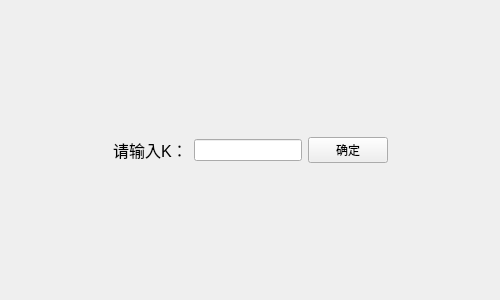
<?xml version="1.0" encoding="UTF-8"?>
<ui version="4.0">
 <class>widget</class>
 <widget class="QWidget" name="widget">
  <property name="geometry">
   <rect>
    <x>0</x>
    <y>0</y>
    <width>500</width>
    <height>300</height>
   </rect>
  </property>
  <property name="minimumSize">
   <size>
    <width>500</width>
    <height>300</height>
   </size>
  </property>
  <property name="maximumSize">
   <size>
    <width>500</width>
    <height>300</height>
   </size>
  </property>
  <property name="windowTitle">
   <string>请输入k值的大小</string>
  </property>
  <layout class="QGridLayout" name="gridLayout_2">
   <item row="0" column="2">
    <spacer name="verticalSpacer_2">
     <property name="orientation">
      <enum>Qt::Vertical</enum>
     </property>
     <property name="sizeHint" stdset="0">
      <size>
       <width>20</width>
       <height>114</height>
      </size>
     </property>
    </spacer>
   </item>
   <item row="1" column="0">
    <spacer name="horizontalSpacer">
     <property name="orientation">
      <enum>Qt::Horizontal</enum>
     </property>
     <property name="sizeHint" stdset="0">
      <size>
       <width>43</width>
       <height>20</height>
      </size>
     </property>
    </spacer>
   </item>
   <item row="1" column="1" colspan="2">
    <layout class="QHBoxLayout" name="horizontalLayout">
     <item>
      <layout class="QGridLayout" name="gridLayout">
       <item row="0" column="0">
        <widget class="QLabel" name="label">
         <property name="font">
          <font>
           <pointsize>12</pointsize>
          </font>
         </property>
         <property name="text">
          <string>请输入K：</string>
         </property>
        </widget>
       </item>
       <item row="0" column="1">
        <widget class="QLineEdit" name="lineEdit"/>
       </item>
      </layout>
     </item>
     <item>
      <widget class="QPushButton" name="pushButton">
       <property name="text">
        <string>确定</string>
       </property>
      </widget>
     </item>
    </layout>
   </item>
   <item row="1" column="3">
    <spacer name="horizontalSpacer_2">
     <property name="orientation">
      <enum>Qt::Horizontal</enum>
     </property>
     <property name="sizeHint" stdset="0">
      <size>
       <width>43</width>
       <height>20</height>
      </size>
     </property>
    </spacer>
   </item>
   <item row="2" column="1">
    <spacer name="verticalSpacer">
     <property name="orientation">
      <enum>Qt::Vertical</enum>
     </property>
     <property name="sizeHint" stdset="0">
      <size>
       <width>20</width>
       <height>114</height>
      </size>
     </property>
    </spacer>
   </item>
  </layout>
 </widget>
 <resources/>
 <connections/>
</ui>
